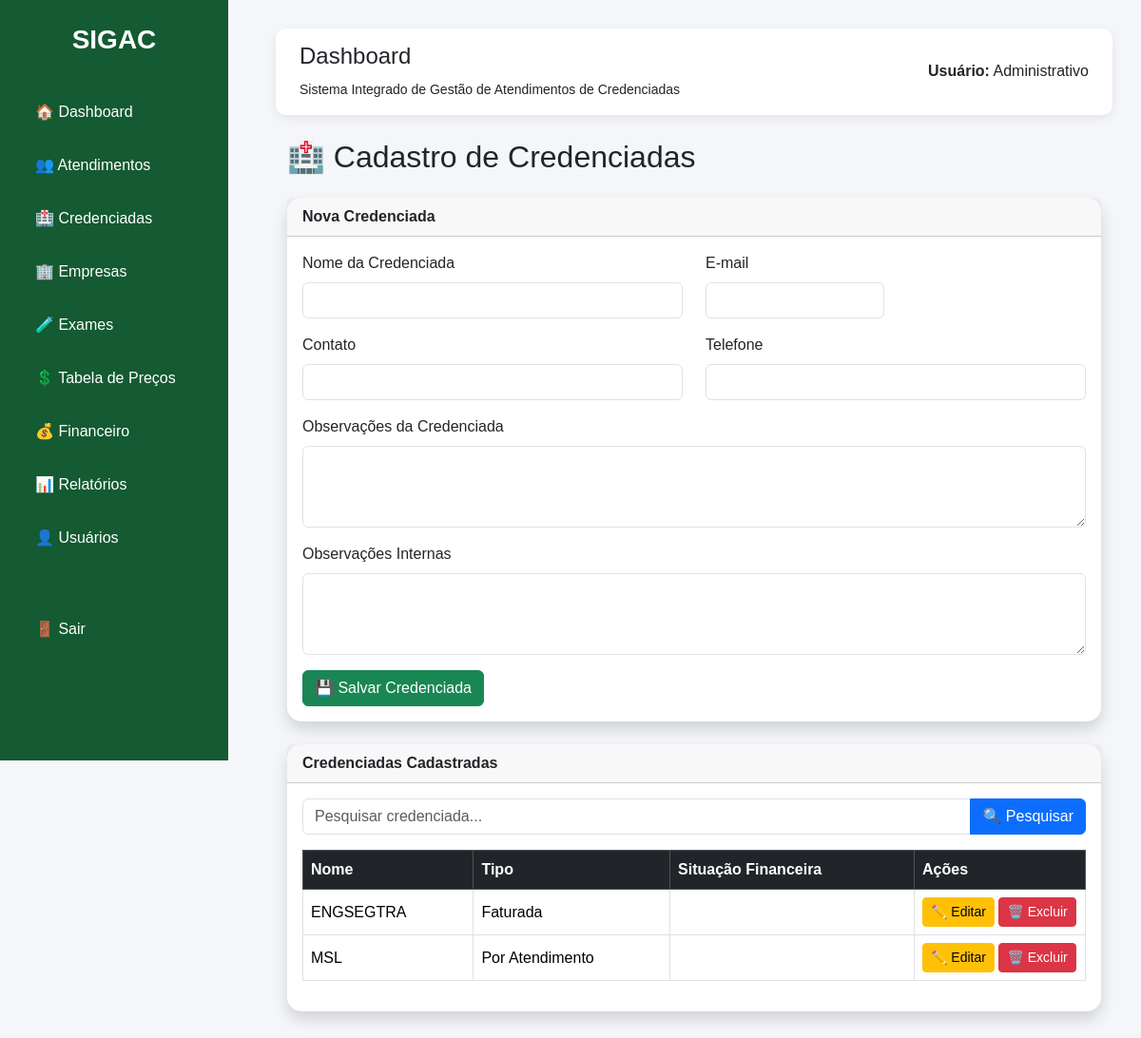
Page /credenciadas on the committed database.
### tables this page shows
CREATE TABLE credenciadas(

        id INTEGER PRIMARY KEY AUTOINCREMENT,

        nome TEXT NOT NULL,

        tipo_cobranca TEXT NOT NULL,

        email TEXT,

        telefone TEXT,

        contato TEXT,

        observacoes TEXT,

        observacoes_internas TEXT,

        situacao_financeira TEXT DEFAULT NULL

    );

### routes/credenciadas.py (the view, shortened to what this page needs)
    @app.route("/credenciadas", methods=["GET", "POST"])
    def credenciadas():
        conexao = conectar()
        cursor = conexao.cursor()
        pesquisa = request.args.get("pesquisa", "")
        if pesquisa:
            cursor.execute("""
                SELECT *
                FROM credenciadas
                WHERE nome LIKE ?
                ORDER BY nome
            """, (f"%{pesquisa}%",))
        else:
            cursor.execute("""
                SELECT *
                FROM credenciadas
                ORDER BY nome
            """)
        lista = cursor.fetchall()
        conexao.close()
        return render_template(
            "credenciadas.html",
            credenciadas=lista,
            pesquisa=pesquisa
        )

### database/database.py (called while the page is built)
def conectar():
    conexao = sqlite3.connect("sigac.db")
    conexao.row_factory = sqlite3.Row
    return conexao

### templates/credenciadas.html (shortened to what this page needs)
{% extends "base.html" %}
{% block conteudo %}
<div class="container-fluid">
    <h2 class="mb-4">
        🏥 Cadastro de Credenciadas
    </h2>
    <div class="card shadow mb-4">
        <div class="card-header">
            <strong>Nova Credenciada</strong>
        </div>
        <div class="card-body">
            <form method="POST">
                <div class="row">
                    <div class="col-md-6 mb-3">
                        <label class="form-label">Nome da Credenciada</label>
                        <input type="text" name="nome" class="form-control" required>
                    </div>
                    <div class="col-md-3 mb-3">
                        <label class="form-label">E-mail</label>
                        <input type="email" name="email" class="form-control">
                    </div>
                    <div class="col-md-6 mb-3">
                        <label class="form-label">Contato</label>
                        <input type="text" name="contato" class="form-control">
                    </div>
                    <div class="col-md-6 mb-3">
                        <label class="form-label">Telefone</label>
                        <input type="text" name="telefone" class="form-control">
                    </div>
                    <div class="col-md-12 mb-3">
                        <label class="form-label">Observações da Credenciada</label>
                        <textarea
                            name="observacoes"
                            class="form-control"
                            rows="3"></textarea>
                    </div>
                    <div class="col-md-12 mb-3">
                        <label class="form-label">Observações Internas</label>
                        <textarea
                            name="observacoes_internas"
                            class="form-control"
                            rows="3"></textarea>
                    </div>
                </div>
                <button class="btn btn-success">
                    💾 Salvar Credenciada
                </button>
            </form>
        </div>
    </div>
    <div class="card shadow">
        <div class="card-header">
            <strong>Credenciadas Cadastradas</strong>
        </div>
        <div class="card-body">
            <form method="GET" class="mb-3">
                <div class="input-group">
                    <input
                        type="text"
                        name="pesquisa"
                        class="form-control"
                        placeholder="Pesquisar credenciada..."
                        value="{{ pesquisa }}">
                    <button class="btn btn-primary">
                        🔍 Pesquisar
                    </button>
                </div>
            </form>
                        <table class="table table-bordered table-hover align-middle">
                <thead class="table-dark">
                    <tr>
                        <th>Nome</th>
                        <th>Tipo</th>
                        <th>Situação Financeira</th>
                        <th width="180">Ações</th>
                    </tr>
                </thead>
                <tbody>
                    {% for c in credenciadas %}
                    <tr>
                        <td>{{ c.nome }}</td>
                        <td>{{ c.tipo_cobranca }}</td>
                        <td>{{ c.situacao_financeira or "" }}</td>
                        <td>
                            <a
                                href="/editar_credenciada/{{ c.id }}"
                                class="btn btn-warning btn-sm">
                                ✏️ Editar
                            </a>
                            <a
                                href="/excluir_credenciada/{{ c.id }}"
                                class="btn btn-danger btn-sm"
                                onclick="return confirm('Deseja excluir esta credenciada?')">
                                🗑️ Excluir
                            </a>
                        </td>
                    </tr>
                    {% endfor %}
                </tbody>
            </table>
        </div>
    </div>
</div>
{% endblock %}

### templates/base.html (style rules this page uses)
body { background:#f4f6f9; font-family:Arial, Helvetica, sans-serif; }
.card { border:none; border-radius:15px; }

### rows in the picture
credenciadas: nome "ENGSEGTRA", tipo_cobranca "Faturada"
credenciadas: nome "MSL", tipo_cobranca "Por Atendimento"
